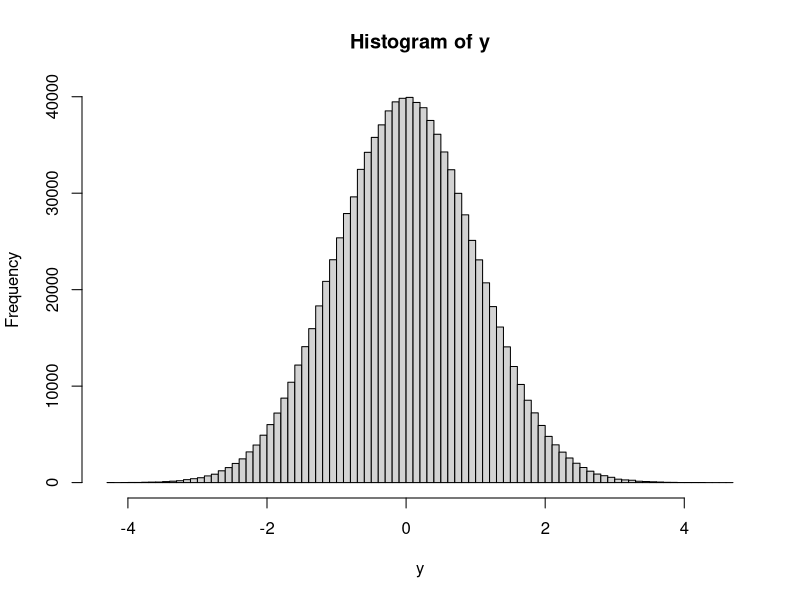
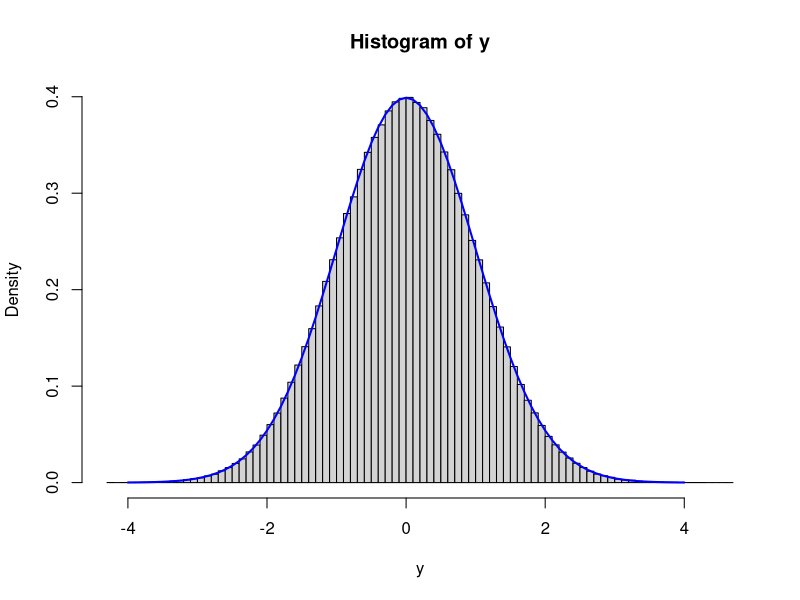
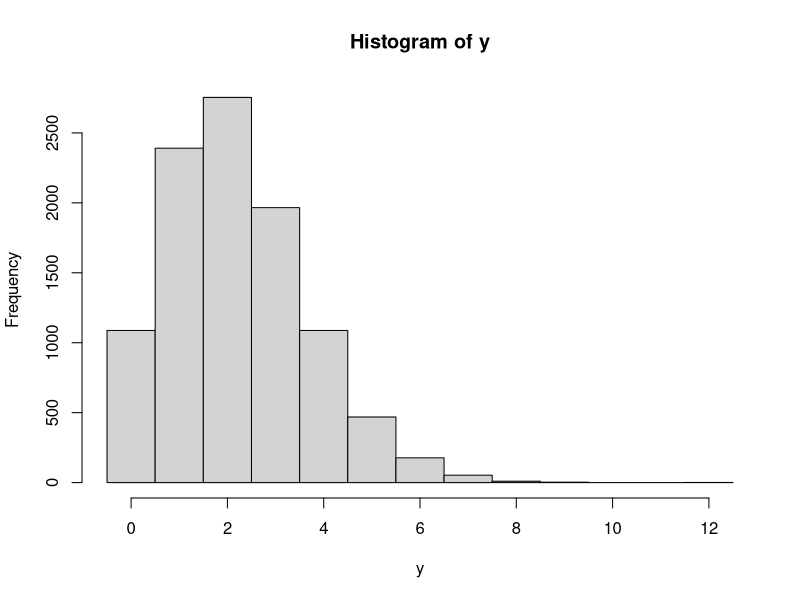
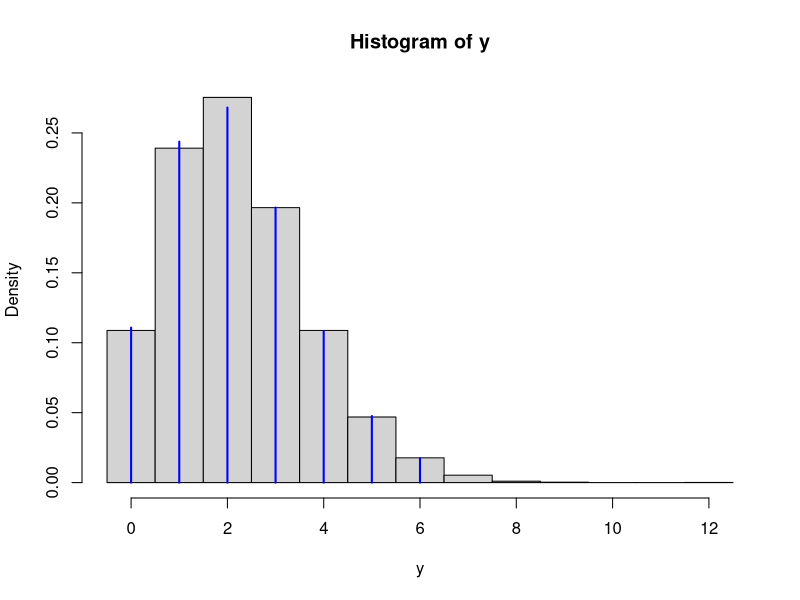
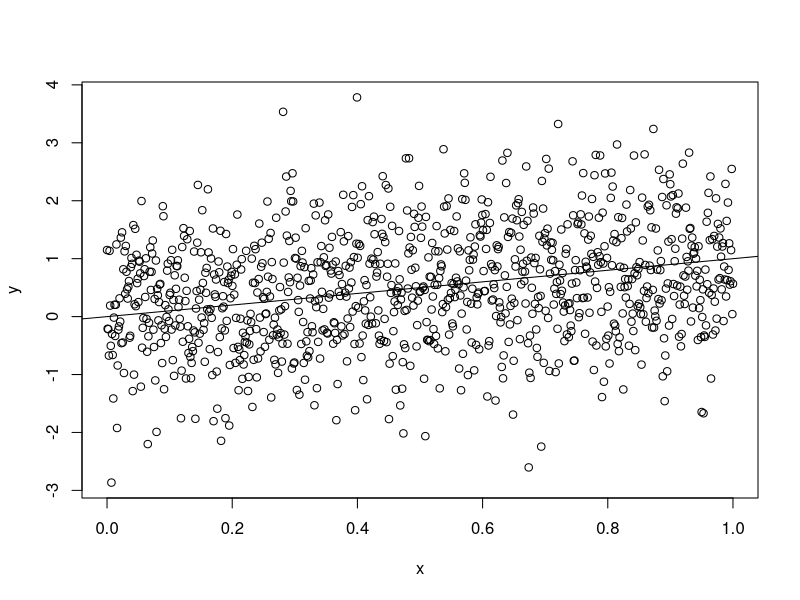
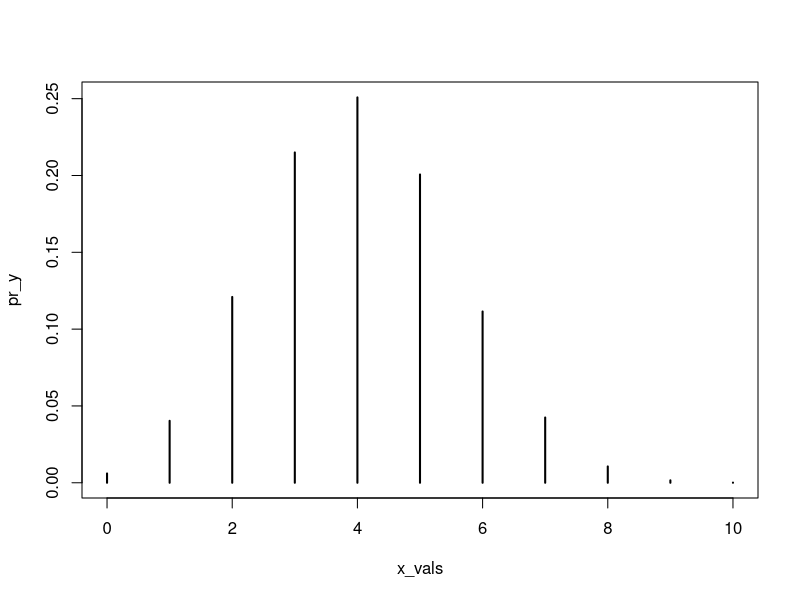
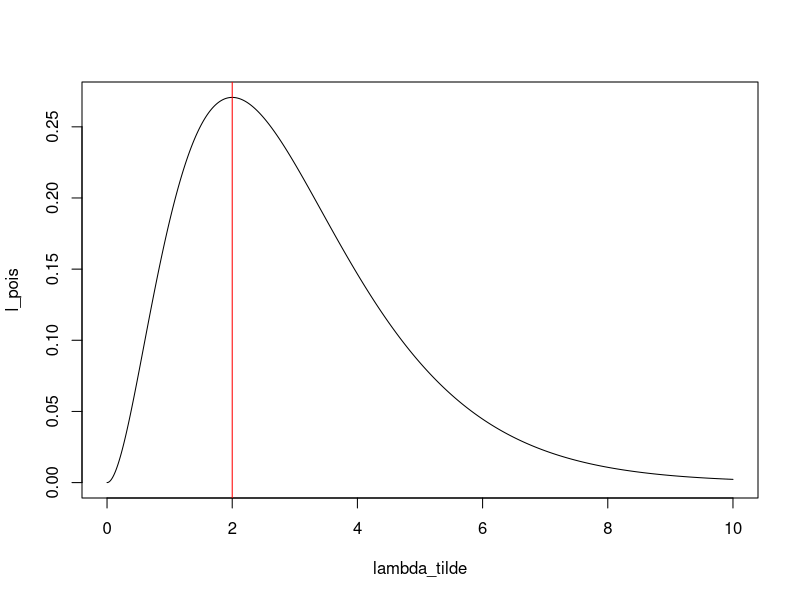
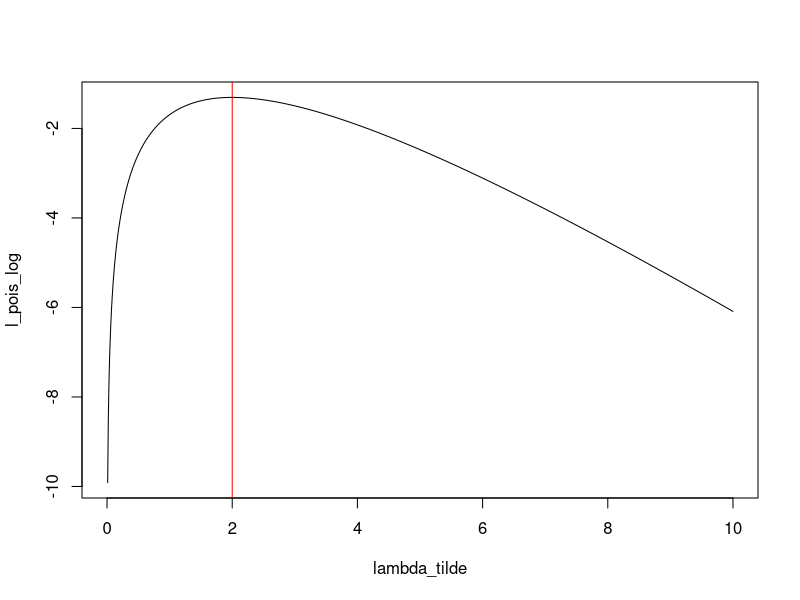

Write R code to recreate these figures, in order. (Note: this script raises an error after producing the figures.)
#-------------------------------------------------------------------------------
# First lecture

## Random experiment/random variable

rnorm(n = 1)

# Repeat!

repetitions <- 1000

y <- rnorm(n = repetitions)


# What percentage of values is <= -1 ?
mean(y <= -1)

# What percentage of values is >= 1 ?
mean(y >= 1)

# What percentage of values is in (-1, 1) ?
mean(-1 < y & y < 1)

# each time you run this it will return different values
rnorm(n=1)

# we can run it for 1000 times to see if we get any patterns
y <- rnorm(n=1000)
y

# what percentage of values is <= -1?
sum(y <= -1)/1000 # or like this:
mean(y <= -1)

# what percentage of values is >= 1?
sum(y >= 1)/1000 # or like this:
mean(y >= 1)

# what percentage of values is in (-1, 1)
mean(-1< y & y < 1)

# Now increase the sample size:

repetitions <- 100000
# what percentage of values is <= -1?
sum(y <= -1)/repetitions # or like this:
mean(y <= -1)

# what percentage of values is >= 1?
sum(y >= 1)/repetitions # or like this:
mean(y >= 1)

# what percentage of values is in (-1, 1)
mean(-1< y & y < 1)

# with 68% certainity we know it lies between -1 and 1! to converge to this we 
# need to increase the number of repetitions!


# ------------------------------
# second lecture

##Random experiment/random variables
rnorm(n = 1)

#Repeat
repetitions <- 1000000
y <- rnorm(n = repetitions)
y
hist(y, breaks = 100) ## distribution of y

##overlay probability density function (PDF)
std_norm <- function(y) {
  1/ sqrt(2* pi) * exp(-(y^2 / 2))
}
std_norm(0)
hist(y, freq = FALSE, breaks = 100)

xvals <- seq(-4, to = 4, by = 0.1)
y_den <- std_norm(xvals)
lines(x = xvals, y = y_den, col = "blue", lwd = 2)

xvals # x-values ranging from -4 to 4
y_den # densities corresponding to each x-value

#Built-on R base normal distribution
dnorm(0, mean = )
####Poisson distribution = does not return negative outcome values.
repetitions <- 10000

#Simulate some data
y <- rpois(n = repetitions, lambda = 2.2) # a 100 simulated outcomes
hist(y, breaks = seq(from = 0 - 0.5, to = max(y) + 0.5)) #makes it discrete as it should be

#Overlay the probability distribution ----
d_poisson <- function(y, lambda = 2.2) {
  exp(- lambda) * lambda^y / factorial(y)
}

hist(y, freq= FALSE, breaks = seq(from = 0 - 0.5, to = max(y) + 0.5))
xvals <-0:6
y_den <- d_poisson(xvals)
lines(x = xvals, y = y_den, col = "blue", lwd =2, type = "h")
xvals
y_den

d_poisson(1, lambda = 2.2) # to solve the assignment 1.2 q:3

#built-in base R Poisson function
dpois(1, lambda = 2.2)

##What percentage of values is <= -1?
mean(y <= -1)


##What percentage of values is >= 1?
mean(y >= 1)


##What percentage of values is in (-1, 1)?
mean(-1 < y & y < 1) ## The probability is about 68 percent

##Through this process, we can narrow the range of outcomes down depending on the the values we created.
#Yet there will always be some degrees of uncertainties in our predictions
#but some things might be more likely to occur than others, based on the observations.




#---------------------------------------------------------
#Tutorial lesson 1.1 - 19/04/2023
## Example 1.2

#1) Write code to write the two input a and b?

a <- 4:6 ##Vector
b <- 2 #Scalar

#The summation sign is adding up the intermediate results
##The summation formula
sum(a+b)

#or C++ more complicated way, called "looping"  <- not recommended
seq_along(a)
s <- 0
for (i in seq_along(a)) {
  s <- s + a[i] + b
}
s

# Or this more R compatible way in looping
s <- 0
for (a_i in a) {
  s <- s + a_i + b
}
s

##Example 2.2
p <-8:9
q <- 7
prod(p + q)

#Or this way if the "p" vector has to elements
m <- (p[1] + q) * (p[2] + q)
m


##Write one line of code to compute the scalar product shown in section 5 of the math refresher:
#Use these as inputs
#Example 5

x <- c(1, 3, 2.5, 5, 3)
beta <- c(0.5, 1.3, 0.7, 0.5, 0.1)

##not recommended at all!!!
n <- x[1] * beta[1] + x[2] * beta[2] + x[3] * beta[3]
+ x[4] * beta[4] + x[5] * beta[5]
n

# we can use the looping method instead
for (i in seq_along(x)) {
 xb <- x[i] * beta[i]
}
sum(x * beta)

# or this method but still not recommended!!! 
sum(x * beta)

#preferred solution by "matrix calculation"
x %*% beta
#or transposing the matrix by using the t() function
t(x) %*% beta


##Write a function sq() that takes a single (numeric) input
#and returns the square (of all elements) of the input

sq <- function(x) x^2 
sq(5)

#or for squaring a vector
sq(c(2, 5, 9))

#or
sq <- function(x) {
  out <- x^2
  return(out)
}
sq(5)


##How to do a linear normal DGP (data generating process??
n <- 1000
beta_1 <- 1

#Create x vector in the simulation ....
x <- seq(from = 0, to = 1, length.out = n)
x
#or display x in a data frame where X is the "explanatory variable"
data.frame(x)

#now we want another column to display the "dependent variable" which is a stochastic variable
#The mean is a function of "x" and "beta" and it is fixed.

# Simulation data y ....

#systematic component
xb <- x * beta_1

#stochastic component
y <- rnorm(n = n, mean = xb) ##remember that "rnorm" is a randomly distributed variable

data.frame(x, y) #we computed 1000 means in this case

##scatter plot
plot(x, y)
abline(c(0, beta_1))

#This is the linear regression model, we can repeat it many times to see how the values deviate
lm(y ~ x)


#homework, generalize this to the case where beta <- (beta_1, beta_2)
##such as abline(beta)



# ----------------------------------------------------------------------------
# Second tutorial:

# missing part
d_bionomial <- function(y, N, p){
  choose(N, y) * p^y * (1-p)^(N-y)
}

y_all_female <- 10
y_all_male <- 0

d_bionomial(y_all_female, N=10, p=0.4)
d_bionomial(y_all_male, N=10, p=0.4)


# when you have mutually exclusive outcomes like nbr of females in the cabinet, you 
# can add up the probability of having 0 female, 1 female, 2 females, etc.

Nbr <- 10
prob <- 0.4

y_maj_male <- 0:4
y_maj_female <- 6:10

sum(d_bionomial(y_maj_female, N=Nbr, p=prob))
sum(d_bionomial(y_maj_male, N=Nbr, p=prob))

x_vals <- 0:10
pr_y <- d_bionomial(x_vals, N=Nbr, p=prob)
plot(x= x_vals, y=pr_y, type='h', lwd=2)


# the built-in fuction for bionomial distribution is dbinom

dbinom(x = 3, size = 10, prob = 0.4)


sum(dbinom(x= y_maj_female, size=Nbr, prob = prob))
sum(dbinom(x=y_maj_male, size=Nbr, prob=prob))

# or better still, we are using the cumulative distribution functions:
pbinom(4, size=10, prob =0.4)
pbinom(5, size=10, prob=0.4, lower.tail = FALSE)

#-----------------------------------------------------------------
#Third session

# Assignment 2.1 question 5
#hypothesis parameter valus
lambda_hyp1 <- 1.1
lambda_hyp2 <- 2.9
lambda_hyp3 <- 3.5

#data
y <-2

#likelihood:
dpois(x=y, lambda = lambda_hyp1)
dpois(x=y, lambda = lambda_hyp2)
dpois(x=y, lambda = lambda_hyp3)

#second way of doing this task:
lambda_hyp <- c(1.1, 2.9, 3.5)
lambda_tilde <- setNames(nm = lambda_hyp)
dpois(x=y, lambda = lambda_tilde)

#plot lilelihood functions
lambda_tilde <- seq(from=0, to=10, by=1e-2)
l_pois <- dpois(x=y, lambda = lambda_tilde, log = FALSE)
l_pois_log <- dpois(x=y, lambda = lambda_tilde, log = TRUE)
plot(x=lambda_tilde, y=l_pois, type='l')
abline(v=2, col='red')
plot(x=lambda_tilde, y=l_pois_log, type='l')
abline(v=2, col='red')

1e-2

#second example
y<-4
N<-15
p_tilde <- seq(from=0, to=1, by=1e-2)
l_binom <- dbinom(x=y, size = N, prob = p_tilde)
plot(x=p_tilde, y=l_binom, type='l')
abline(v=0.27, col='pink')
abline(v=4/15, col='red')
#final point
# taking the log doesn't change the density function????? Ask!

#end
#_________________________________________________________________________________________
#Third tutorial  (was canceled)
#____________________________________________________________________________________________
#forth session lesson 2.2
# Normal (maximum) likelihood with fixed sigma

y <- c(3.4, 1.2, 0.8, 0.9, 2.2, 1.5, 2.3)

# Analytical MLE of mu

mle_ana <- mean(y)

#check the values generated by normal distribution for 
dnorm(y, mean = 2, sd=1, log=FALSE)
dnorm(y, mean = 2, sd=1, log = TRUE)

# the log likelihood score is the sum over the probabilities???
sum(dnorm(y, mean = 3, sd=1, log = TRUE))

# Graphical MLE of mu
# we ignore the sigma factor according to THE BOOK! knowing one would not help to know the other!
ll_norm <- function(mu, y){  #log likelihood of normal distribution
  sigma <- 1 #King calls it stylized normal distribution
  ll <- sum(dnorm(y, mean = mu, sd=sigma,  log = TRUE))
  return(ll)
}

# lets try it out
ll_norm(0, y)
ll_norm(1.3, y)
ll_norm(2.2, y)
ll_norm(2.9, y)

mu_tild <- seq(from = -1, to = 6, by =1e-2)

#create an empty list of numbers (vector?)
logl <- numeric()

# filling logl element by element
for ( i in seq_along(mu_tild)){
  logl[i] <- ll_norm(mu= mu_tild[i], y)
}

logl
# see as dataframe
data.frame(mu_tld, logl)

plot(mu_tld, logl, type="l")
abline(v=mle_ana, col='red')
mle_ana
